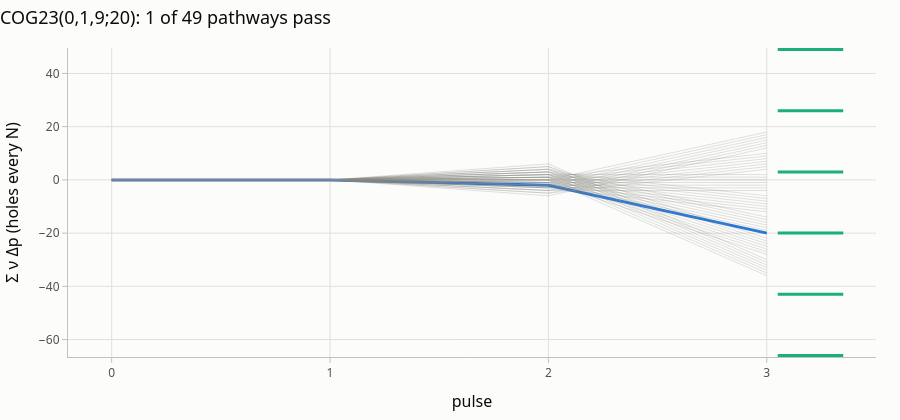

Write notebook code for a chart like this one.
### Markdown cell above
The selection diagram of Levitt, Madhu and Hughes shows why: the running phase
index `Σ ν Δp` of every pathway branches at each pulse, and only pathways that
end on a hole of the barrier (every `N`) pass. The phase-vector plot shows the
`N` phasors of one pathway adding up to its `pc` factor:

### Code cell
from ctps.plot import plot_phase_vectors, plot_selection_diagram

plot_selection_diagram(found.best, mqmas, wanted=[(0, 3, 1, -1)])

### Figure 1 — Plotly figure (JSON) as saved in the notebook; plotly's stock layout.template omitted (floating-point values rounded to 4 significant figures)
{"data": [{"hovertemplate": "0,3,1,-1: phase index -20<extra></extra>", "line": {"color": "#2a78d6", "width": 3}, "mode": "lines", "opacity": 1.0, "showlegend": false, "x": [0, 1, 2, 3], "y": [0, 0, -2, -20], "type": "scatter"}, {"hovertemplate": "0,-3,-3,-1: phase index 18<extra></extra>", "line": {"color": "#898781", "width": 1}, "mode": "lines", "opacity": 0.25, "showlegend": false, "x": [0, 1, 2, 3], "y": [0, 0, 0, 18], "type": "scatter"}, {"hovertemplate": "0,-3,-2,-1: phase index 10<extra></extra>", "line": {"color": "#898781", "width": 1}, "mode": "lines", "opacity": 0.25, "showlegend": false, "x": [0, 1, 2, 3], "y": [0, 0, 1, 10], "type": "scatter"}, {"hovertemplate": "0,-3,-1,-1: phase index 2<extra></extra>", "line": {"color": "#898781", "width": 1}, "mode": "lines", "opacity": 0.25, "showlegend": false, "x": [0, 1, 2, 3], "y": [0, 0, 2, 2], "type": "scatter"}, {"hovertemplate": "0,-3,0,-1: phase index -6<extra></extra>", "line": {"color": "#898781", "width": 1}, "mode": "lines", "opacity": 0.25, "showlegend": false, "x": [0, 1, 2, 3], "y": [0, 0, 3, -6], "type": "scatter"}, {"hovertemplate": "0,-3,1,-1: phase index -14<extra></extra>", "line": {"color": "#898781", "width": 1}, "mode": "lines", "opacity": 0.25, "showlegend": false, "x": [0, 1, 2, 3], "y": [0, 0, 4, -14], "type": "scatter"}, {"hovertemplate": "0,-3,2,-1: phase index -22<extra></extra>", "line": {"color": "#898781", "width": 1}, "mode": "lines", "opacity": 0.25, "showlegend": false, "x": [0, 1, 2, 3], "y": [0, 0, 5, -22], "type": "scatter"}, {"hovertemplate": "0,-3,3,-1: phase index -30<extra></extra>", "line": {"color": "#898781", "width": 1}, "mode": "lines", "opacity": 0.25, "showlegend": false, "x": [0, 1, 2, 3], "y": [0, 0, 6, -30], "type": "scatter"}, {"hovertemplate": "0,-2,-3,-1: phase index 17<extra></extra>", "line": {"color": "#898781", "width": 1}, "mode": "lines", "opacity": 0.25, "showlegend": false, "x": [0, 1, 2, 3], "y": [0, 0, -1, 17], "type": "scatter"}, {"hovertemplate": "0,-2,-2,-1: phase index 9<extra></extra>", "line": {"color": "#898781", "width": 1}, "mode": "lines", "opacity": 0.25, "showlegend": false, "x": [0, 1, 2, 3], "y": [0, 0, 0, 9], "type": "scatter"}, {"hovertemplate": "0,-2,-1,-1: phase index 1<extra></extra>", "line": {"color": "#898781", "width": 1}, "mode": "lines", "opacity": 0.25, "showlegend": false, "x": [0, 1, 2, 3], "y": [0, 0, 1, 1], "type": "scatter"}, {"hovertemplate": "0,-2,0,-1: phase index -7<extra></extra>", "line": {"color": "#898781", "width": 1}, "mode": "lines", "opacity": 0.25, "showlegend": false, "x": [0, 1, 2, 3], "y": [0, 0, 2, -7], "type": "scatter"}, {"hovertemplate": "0,-2,1,-1: phase index -15<extra></extra>", "line": {"color": "#898781", "width": 1}, "mode": "lines", "opacity": 0.25, "showlegend": false, "x": [0, 1, 2, 3], "y": [0, 0, 3, -15], "type": "scatter"}, {"hovertemplate": "0,-2,2,-1: phase index -23<extra></extra>", "line": {"color": "#898781", "width": 1}, "mode": "lines", "opacity": 0.25, "showlegend": false, "x": [0, 1, 2, 3], "y": [0, 0, 4, -23], "type": "scatter"}, {"hovertemplate": "0,-2,3,-1: phase index -31<extra></extra>", "line": {"color": "#898781", "width": 1}, "mode": "lines", "opacity": 0.25, "showlegend": false, "x": [0, 1, 2, 3], "y": [0, 0, 5, -31], "type": "scatter"}, {"hovertemplate": "0,-1,-3,-1: phase index 16<extra></extra>", "line": {"color": "#898781", "width": 1}, "mode": "lines", "opacity": 0.25, "showlegend": false, "x": [0, 1, 2, 3], "y": [0, 0, -2, 16], "type": "scatter"}, {"hovertemplate": "0,-1,-2,-1: phase index 8<extra></extra>", "line": {"color": "#898781", "width": 1}, "mode": "lines", "opacity": 0.25, "showlegend": false, "x": [0, 1, 2, 3], "y": [0, 0, -1, 8], "type": "scatter"}, {"hovertemplate": "0,-1,-1,-1: phase index 0<extra></extra>", "line": {"color": "#898781", "width": 1}, "mode": "lines", "opacity": 0.25, "showlegend": false, "x": [0, 1, 2, 3], "y": [0, 0, 0, 0], "type": "scatter"}, {"hovertemplate": "0,-1,0,-1: phase index -8<extra></extra>", "line": {"color": "#898781", "width": 1}, "mode": "lines", "opacity": 0.25, "showlegend": false, "x": [0, 1, 2, 3], "y": [0, 0, 1, -8], "type": "scatter"}, {"hovertemplate": "0,-1,1,-1: phase index -16<extra></extra>", "line": {"color": "#898781", "width": 1}, "mode": "lines", "opacity": 0.25, "showlegend": false, "x": [0, 1, 2, 3], "y": [0, 0, 2, -16], "type": "scatter"}, {"hovertemplate": "0,-1,2,-1: phase index -24<extra></extra>", "line": {"color": "#898781", "width": 1}, "mode": "lines", "opacity": 0.25, "showlegend": false, "x": [0, 1, 2, 3], "y": [0, 0, 3, -24], "type": "scatter"}, {"hovertemplate": "0,-1,3,-1: phase index -32<extra></extra>", "line": {"color": "#898781", "width": 1}, "mode": "lines", "opacity": 0.25, "showlegend": false, "x": [0, 1, 2, 3], "y": [0, 0, 4, -32], "type": "scatter"}, {"hovertemplate": "0,0,-3,-1: phase index 15<extra></extra>", "line": {"color": "#898781", "width": 1}, "mode": "lines", "opacity": 0.25, "showlegend": false, "x": [0, 1, 2, 3], "y": [0, 0, -3, 15], "type": "scatter"}, {"hovertemplate": "0,0,-2,-1: phase index 7<extra></extra>", "line": {"color": "#898781", "width": 1}, "mode": "lines", "opacity": 0.25, "showlegend": false, "x": [0, 1, 2, 3], "y": [0, 0, -2, 7], "type": "scatter"}, {"hovertemplate": "0,0,-1,-1: phase index -1<extra></extra>", "line": {"color": "#898781", "width": 1}, "mode": "lines", "opacity": 0.25, "showlegend": false, "x": [0, 1, 2, 3], "y": [0, 0, -1, -1], "type": "scatter"}, {"hovertemplate": "0,0,0,-1: phase index -9<extra></extra>", "line": {"color": "#898781", "width": 1}, "mode": "lines", "opacity": 0.25, "showlegend": false, "x": [0, 1, 2, 3], "y": [0, 0, 0, -9], "type": "scatter"}, {"hovertemplate": "0,0,1,-1: phase index -17<extra></extra>", "line": {"color": "#898781", "width": 1}, "mode": "lines", "opacity": 0.25, "showlegend": false, "x": [0, 1, 2, 3], "y": [0, 0, 1, -17], "type": "scatter"}, {"hovertemplate": "0,0,2,-1: phase index -25<extra></extra>", "line": {"color": "#898781", "width": 1}, "mode": "lines", "opacity": 0.25, "showlegend": false, "x": [0, 1, 2, 3], "y": [0, 0, 2, -25], "type": "scatter"}, {"hovertemplate": "0,0,3,-1: phase index -33<extra></extra>", "line": {"color": "#898781", "width": 1}, "mode": "lines", "opacity": 0.25, "showlegend": false, "x": [0, 1, 2, 3], "y": [0, 0, 3, -33], "type": "scatter"}, {"hovertemplate": "0,1,-3,-1: phase index 14<extra></extra>", "line": {"color": "#898781", "width": 1}, "mode": "lines", "opacity": 0.25, "showlegend": false, "x": [0, 1, 2, 3], "y": [0, 0, -4, 14], "type": "scatter"}, {"hovertemplate": "0,1,-2,-1: phase index 6<extra></extra>", "line": {"color": "#898781", "width": 1}, "mode": "lines", "opacity": 0.25, "showlegend": false, "x": [0, 1, 2, 3], "y": [0, 0, -3, 6], "type": "scatter"}, {"hovertemplate": "0,1,-1,-1: phase index -2<extra></extra>", "line": {"color": "#898781", "width": 1}, "mode": "lines", "opacity": 0.25, "showlegend": false, "x": [0, 1, 2, 3], "y": [0, 0, -2, -2], "type": "scatter"}, {"hovertemplate": "0,1,0,-1: phase index -10<extra></extra>", "line": {"color": "#898781", "width": 1}, "mode": "lines", "opacity": 0.25, "showlegend": false, "x": [0, 1, 2, 3], "y": [0, 0, -1, -10], "type": "scatter"}, {"hovertemplate": "0,1,1,-1: phase index -18<extra></extra>", "line": {"color": "#898781", "width": 1}, "mode": "lines", "opacity": 0.25, "showlegend": false, "x": [0, 1, 2, 3], "y": [0, 0, 0, -18], "type": "scatter"}, {"hovertemplate": "0,1,2,-1: phase index -26<extra></extra>", "line": {"color": "#898781", "width": 1}, "mode": "lines", "opacity": 0.25, "showlegend": false, "x": [0, 1, 2, 3], "y": [0, 0, 1, -26], "type": "scatter"}, {"hovertemplate": "0,1,3,-1: phase index -34<extra></extra>", "line": {"color": "#898781", "width": 1}, "mode": "lines", "opacity": 0.25, "showlegend": false, "x": [0, 1, 2, 3], "y": [0, 0, 2, -34], "type": "scatter"}, {"hovertemplate": "0,2,-3,-1: phase index 13<extra></extra>", "line": {"color": "#898781", "width": 1}, "mode": "lines", "opacity": 0.25, "showlegend": false, "x": [0, 1, 2, 3], "y": [0, 0, -5, 13], "type": "scatter"}, {"hovertemplate": "0,2,-2,-1: phase index 5<extra></extra>", "line": {"color": "#898781", "width": 1}, "mode": "lines", "opacity": 0.25, "showlegend": false, "x": [0, 1, 2, 3], "y": [0, 0, -4, 5], "type": "scatter"}, {"hovertemplate": "0,2,-1,-1: phase index -3<extra></extra>", "line": {"color": "#898781", "width": 1}, "mode": "lines", "opacity": 0.25, "showlegend": false, "x": [0, 1, 2, 3], "y": [0, 0, -3, -3], "type": "scatter"}, {"hovertemplate": "0,2,0,-1: phase index -11<extra></extra>", "line": {"color": "#898781", "width": 1}, "mode": "lines", "opacity": 0.25, "showlegend": false, "x": [0, 1, 2, 3], "y": [0, 0, -2, -11], "type": "scatter"}, {"hovertemplate": "0,2,1,-1: phase index -19<extra></extra>", "line": {"color": "#898781", "width": 1}, "mode": "lines", "opacity": 0.25, "showlegend": false, "x": [0, 1, 2, 3], "y": [0, 0, -1, -19], "type": "scatter"}, {"hovertemplate": "0,2,2,-1: phase index -27<extra></extra>", "line": {"color": "#898781", "width": 1}, "mode": "lines", "opacity": 0.25, "showlegend": false, "x": [0, 1, 2, 3], "y": [0, 0, 0, -27], "type": "scatter"}, {"hovertemplate": "0,2,3,-1: phase index -35<extra></extra>", "line": {"color": "#898781", "width": 1}, "mode": "lines", "opacity": 0.25, "showlegend": false, "x": [0, 1, 2, 3], "y": [0, 0, 1, -35], "type": "scatter"}, {"hovertemplate": "0,3,-3,-1: phase index 12<extra></extra>", "line": {"color": "#898781", "width": 1}, "mode": "lines", "opacity": 0.25, "showlegend": false, "x": [0, 1, 2, 3], "y": [0, 0, -6, 12], "type": "scatter"}, {"hovertemplate": "0,3,-2,-1: phase index 4<extra></extra>", "line": {"color": "#898781", "width": 1}, "mode": "lines", "opacity": 0.25, "showlegend": false, "x": [0, 1, 2, 3], "y": [0, 0, -5, 4], "type": "scatter"}, {"hovertemplate": "0,3,-1,-1: phase index -4<extra></extra>", "line": {"color": "#898781", "width": 1}, "mode": "lines", "opacity": 0.25, "showlegend": false, "x": [0, 1, 2, 3], "y": [0, 0, -4, -4], "type": "scatter"}, {"hovertemplate": "0,3,0,-1: phase index -12<extra></extra>", "line": {"color": "#898781", "width": 1}, "mode": "lines", "opacity": 0.25, "showlegend": false, "x": [0, 1, 2, 3], "y": [0, 0, -3, -12], "type": "scatter"}, {"hovertemplate": "0,3,2,-1: phase index -28<extra></extra>", "line": {"color": "#898781", "width": 1}, "mode": "lines", "opacity": 0.25, "showlegend": false, "x": [0, 1, 2, 3], "y": [0, 0, -1, -28], "type": "scatter"}, {"hovertemplate": "0,3,3,-1: phase index -36<extra></extra>", "line": {"color": "#898781", "width": 1}, "mode": "lines", "opacity": 0.25, "showlegend": false, "x": [0, 1, 2, 3], "y": [0, 0, 0, -36], "type": "scatter"}], "layout": {"shapes": [{"line": {"color": "#1baf7a", "width": 3}, "type": "line", "x0": 3.05, "x1": 3.35, "y0": -66, "y1": -66}, {"line": {"color": "#1baf7a", "width": 3}, "type": "line", "x0": 3.05, "x1": 3.35, "y0": -43, "y1": -43}, {"line": {"color": "#1baf7a", "width": 3}, "type": "line", "x0": 3.05, "x1": 3.35, "y0": -20, "y1": -20}, {"line": {"color": "#1baf7a", "width": 3}, "type": "line", "x0": 3.05, "x1": 3.35, "y0": 3, "y1": 3}, {"line": {"color": "#1baf7a", "width": 3}, "type": "line", "x0": 3.05, "x1": 3.35, "y0": 26, "y1": 26}, {"line": {"color": "#1baf7a", "width": 3}, "type": "line", "x0": 3.05, "x1": 3.35, "y0": 49, "y1": 49}], "font": {"family": "system-ui, -apple-system, \"Segoe UI\", Roboto, sans-serif", "color": "#0b0b0b", "size": 13}, "margin": {"l": 64, "r": 24, "t": 48, "b": 56}, "title": {"text": "COG23(0,1,9;20): 1 of 49 pathways pass", "x": 0}, "xaxis": {"tickfont": {"color": "#52514e", "size": 12}, "title": {"text": "pulse"}, "showgrid": true, "gridcolor": "#e1e0d9", "zeroline": false, "showline": true, "linecolor": "#c3c2b7", "ticks": "outside", "tickcolor": "#c3c2b7", "dtick": 1, "range": [-0.2, 3.5]}, "yaxis": {"tickfont": {"color": "#52514e", "size": 12}, "title": {"text": "Σ ν Δp (holes every N)"}, "showgrid": true, "gridcolor": "#e1e0d9", "zeroline": false, "showline": true, "linecolor": "#c3c2b7", "ticks": "outside", "tickcolor": "#c3c2b7"}, "height": 420, "paper_bgcolor": "#fcfcfb", "plot_bgcolor": "#fcfcfb", "showlegend": false}}
